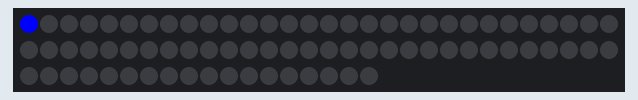
Recording of a sketch running on a simulated Arduino Uno, built for the host (arithmetic inside an expression is 32-bit, double 64-bit). Shown: 78 RGB LEDs in strip order, left to right, continuing on the next row.

Above: at 0.06 s.
At 4.26 s:
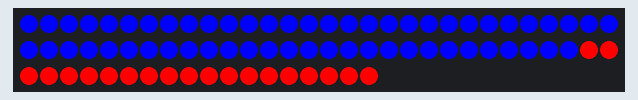
At 8.41 s:
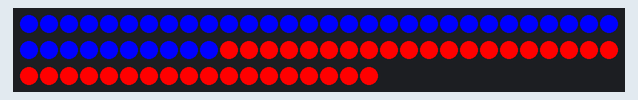
At 16.74 s:
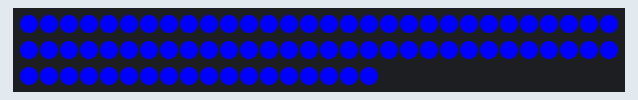
At 27.87 s:
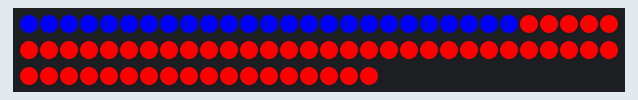
At 39.91 s:
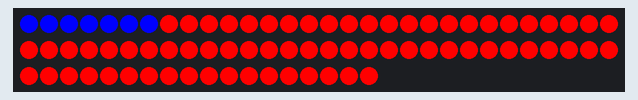

The sketch:

LedList_ForLoopExample.ino
```cpp
#include <FastLED.h>
#define LED_PIN     7
#define NUM_LEDS    78
CRGB leds[NUM_LEDS];
void setup() {
  FastLED.addLeds<WS2812, LED_PIN, GRB>(leds, NUM_LEDS);
}
void loop() {
  for (int i = 0; i <= NUM_LEDS; i++) {
    leds[i] = CRGB ( 0, 0, 255);
    FastLED.show();
    delay(40);
  }
  for (int i = NUM_LEDS; i >= 0; i--) {
    leds[i] = CRGB ( 255, 0, 0);
    FastLED.show();
    delay(40);
  }
}
```
